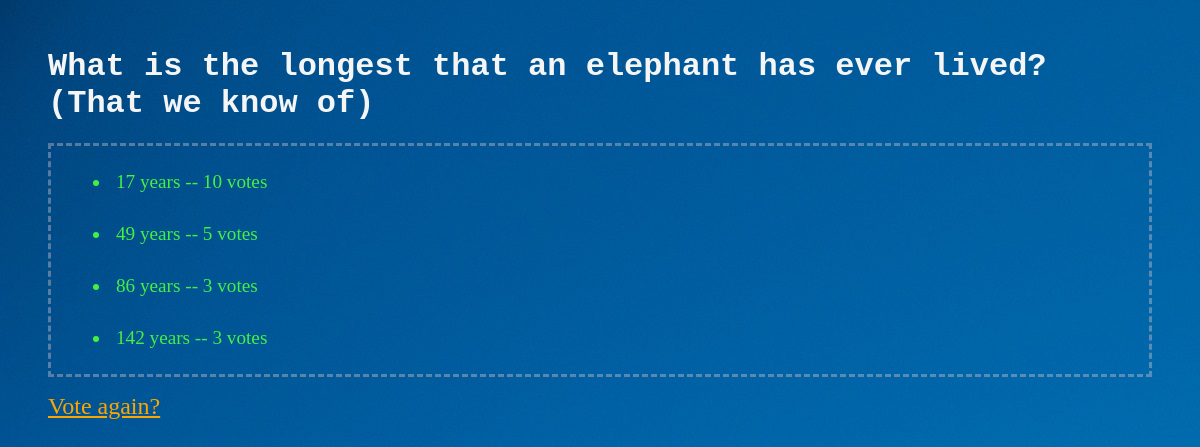
The app's page /polls/2/results/ with its own data.
### polls/models.py (models this page shows, shortened)
class Question(models.Model):
    question_text = models.CharField(max_length=200)
    pub_date = models.DateTimeField('date published')

class Choice(models.Model):
    question = models.ForeignKey(Question, on_delete=models.CASCADE)
    choice_text = models.CharField(max_length=200)
    votes = models.IntegerField(default=0)

### polls/views.py (the view)
# urls.py: path('<int:pk>/results/', views.ResultsView.as_view(), name='results'),
class ResultsView(generic.DetailView):
    model = Question
    template_name = 'polls/results.html'

### polls/templates/polls/results.html
{% load static %}
<link rel="stylesheet" href="{% static 'polls/style.css' %}">
<h1>{{ question.question_text }}</h1>
<ul>
{% for choice in question.choice_set.all %}
    <li id="results">{{ choice.choice_text }} -- {{ choice.votes }} vote{{ choice.votes|pluralize }}</li>
{% endfor %}
</ul>
<a id="vote_again" href="{% url 'polls:detail' question.id %}">Vote again?</a>

### polls/static/polls/style.css (style rules this page uses)
#results { margin: 20px; padding: 5px; color: rgb(67, 241, 67); font-size:larger; }
#vote_again { font-size: x-large; color: orange; }
ul { border: 3px rgba(241, 211, 211, 0.358) dashed; }
h1 { color: whitesmoke; font-family: 'Courier New'; }

### records on screen
Question: question_text "What is the longest that an elephant has ever lived? (That we know of)"
Choice: choice_text "17 years", votes "10"
Choice: choice_text "49 years", votes "5"
Choice: choice_text "86 years", votes "3"
Choice: choice_text "142 years", votes "3"
